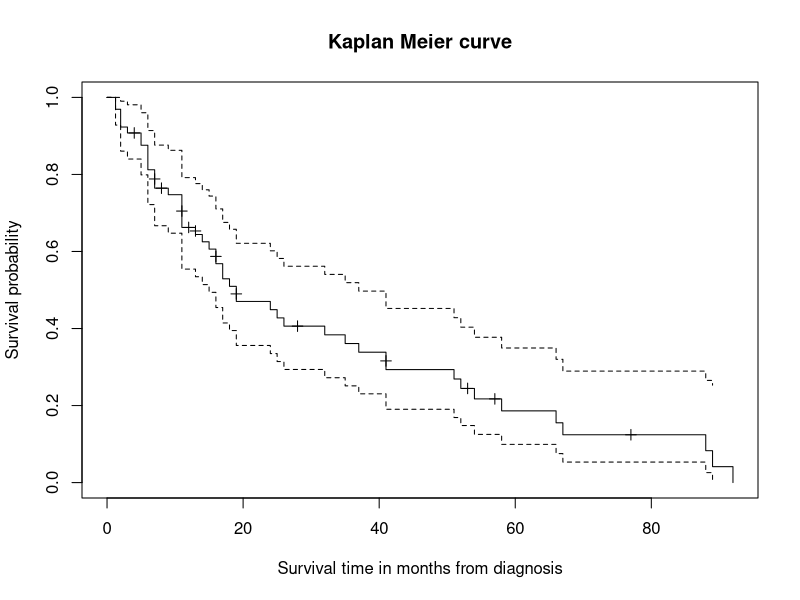
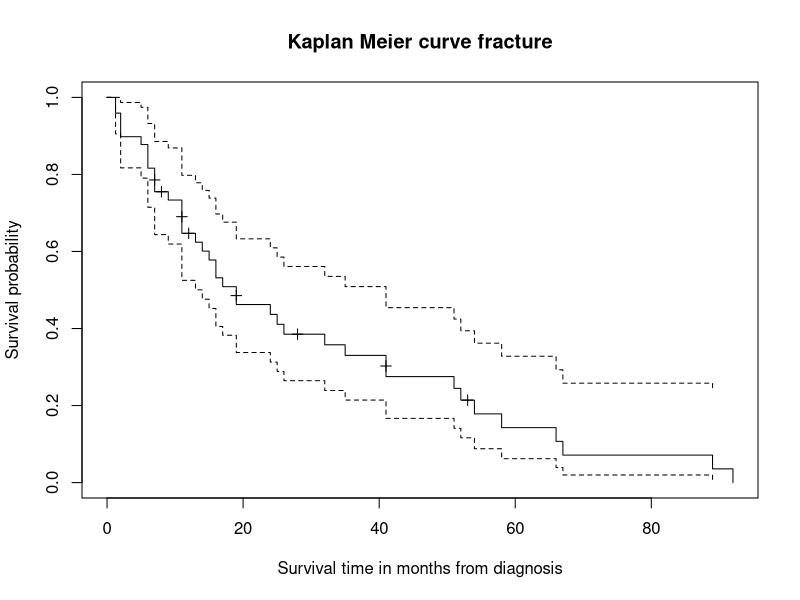
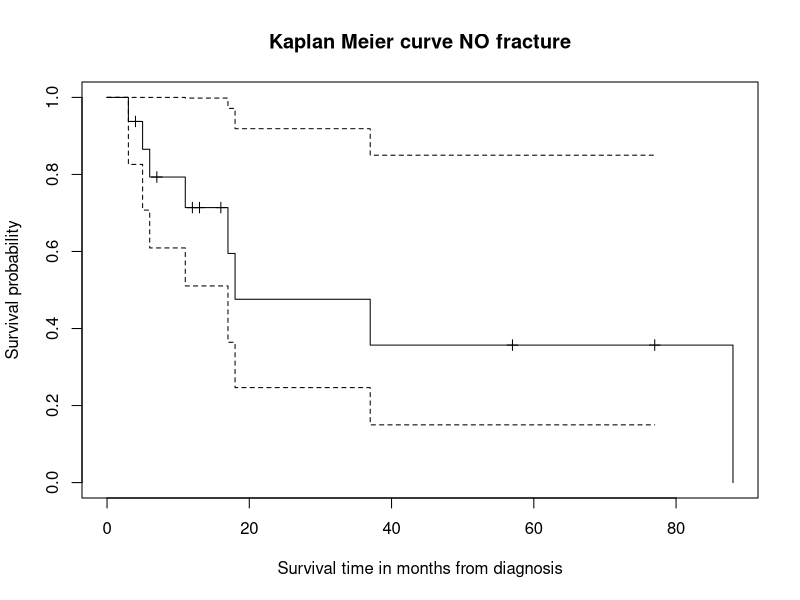
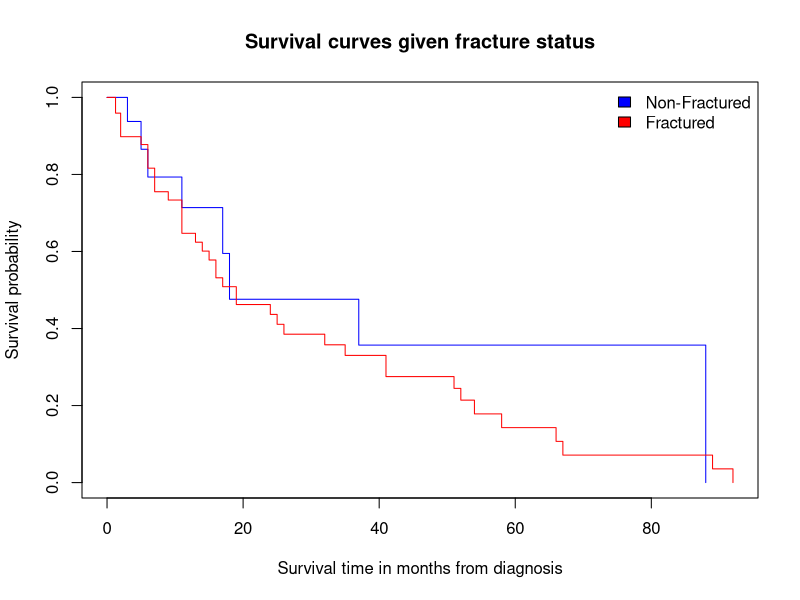

Generate these figures, in order, with R:
## ---- chunk 1
library(tidyverse)
library(knitr)
library(ggplot2)
library(knitr)
library(kableExtra)
library(survival)
## ---- chunk 2
# load the dataset
setwd('/home/nicoluarte/uni/PHD/stat_course')
dataSet <- as_tibble(read.csv('survival65.csv', sep="\t"))
head(dataSet)
## ---- chunk 3
s <- Surv(time=dataSet$TIME, event=dataSet$STATUS)
plot(s,
     main = 'Kaplan Meier curve',
     xlab = 'Survival time in months from diagnosis',
     ylab = 'Survival probability',
     mark.time=TRUE)
## ---- chunk 4
estimate <- survfit(s ~ 1)
print(estimate, print.rmean=TRUE)
## ---- chunk 5
print(estimate)
## ---- chunk 6
# as per the data set description a status of 0 means censored
# then
sum(dataSet['TIME'] == 0)
# defines the number of censored observations
## ---- chunk 7
# create to data sets
fractureYes <- dataSet %>% filter(FRACTURE == 1)
fractureYesS <- Surv(time=fractureYes$TIME, event=fractureYes$STATUS)
fractureNo <- dataSet %>% filter(FRACTURE == 0)
fractureNoS <- Surv(time=fractureNo$TIME, event=fractureNo$STATUS)
plot(fractureYesS,
     main = 'Kaplan Meier curve fracture',
     xlab = 'Survival time in months from diagnosis',
     ylab = 'Survival probability',
     mark.time=TRUE)
plot(fractureNoS,
     main = 'Kaplan Meier curve NO fracture',
     xlab = 'Survival time in months from diagnosis',
     ylab = 'Survival probability',
     mark.time=TRUE)
## ---- chunk 8
yesEst <- survfit(fractureYesS ~ 1)
noEst <- survfit(fractureNoS ~ 1)
print(yesEst)
print(noEst)
## ---- chunk 9
# Log Rank test
survdiff(Surv(time=dataSet$TIME, event=dataSet$STATUS) ~ dataSet$FRACTURE)
## ---- chunk 10
plot(survfit(Surv(time=dataSet$TIME, event=dataSet$STATUS) ~ dataSet$FRACTURE), main = "Survival curves given fracture status", xlab = 'Survival time in months from diagnosis', ylab='Survival probability', col=c('blue', 'red'))
legend("topright", legend=c("Non-Fractured", "Fractured"), fill=c("blue", "red"), bty="n")
